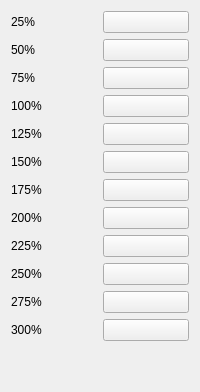
                 <widget class="QWidget" name="speedFactorTab">
                  <attribute name="title">
                   <string>Speed Factor</string>
                  </attribute>
                  <layout class="QVBoxLayout" name="verticalLayout_8">
                   <item>
                    <layout class="QHBoxLayout" name="horizontalLayout_105">
                     <item>
                      <widget class="QLabel" name="label_102">
                       <property name="text">
                        <string>25%</string>
                       </property>
                      </widget>
                     </item>
                     <item>
                      <widget class="KeybindButton" name="speedFactor25KeyButton">
                       <property name="text">
                        <string/>
                       </property>
                      </widget>
                     </item>
                    </layout>
                   </item>
                   <item>
                    <layout class="QHBoxLayout" name="horizontalLayout_106">
                     <item>
                      <widget class="QLabel" name="label_103">
                       <property name="text">
                        <string>50%</string>
                       </property>
                      </widget>
                     </item>
                     <item>
                      <widget class="KeybindButton" name="speedFactor50KeyButton">
                       <property name="text">
                        <string/>
                       </property>
                      </widget>
                     </item>
                    </layout>
                   </item>
                   <item>
                    <layout class="QHBoxLayout" name="horizontalLayout_107">
                     <item>
                      <widget class="QLabel" name="label_104">
                       <property name="text">
                        <string>75%</string>
                       </property>
                      </widget>
                     </item>
                     <item>
                      <widget class="KeybindButton" name="speedFactor75KeyButton">
                       <property name="text">
                        <string/>
                       </property>
                      </widget>
                     </item>
                    </layout>
                   </item>
                   <item>
                    <layout class="QHBoxLayout" name="horizontalLayout_108">
                     <item>
                      <widget class="QLabel" name="label_105">
                       <property name="text">
                        <string>100%</string>
                       </property>
                      </widget>
                     </item>
                     <item>
                      <widget class="KeybindButton" name="speedFactor100KeyButton">
                       <property name="text">
                        <string/>
                       </property>
                      </widget>
                     </item>
                    </layout>
                   </item>
                   <item>
                    <layout class="QHBoxLayout" name="horizontalLayout_109">
                     <item>
                      <widget class="QLabel" name="label_106">
                       <property name="text">
                        <string>125%</string>
                       </property>
                      </widget>
                     </item>
                     <item>
                      <widget class="KeybindButton" name="speedFactor125KeyButton">
                       <property name="text">
                        <string/>
                       </property>
                      </widget>
                     </item>
                    </layout>
                   </item>
                   <item>
                    <layout class="QHBoxLayout" name="horizontalLayout_110">
                     <item>
                      <widget class="QLabel" name="label_107">
                       <property name="text">
                        <string>150%</string>
                       </property>
                      </widget>
                     </item>
                     <item>
                      <widget class="KeybindButton" name="speedFactor150KeyButton">
                       <property name="text">
                        <string/>
                       </property>
                      </widget>
                     </item>
                    </layout>
                   </item>
                   <item>
                    <layout class="QHBoxLayout" name="horizontalLayout_111">
                     <item>
                      <widget class="QLabel" name="label_108">
                       <property name="text">
                        <string>175%</string>
                       </property>
                      </widget>
                     </item>
                     <item>
                      <widget class="KeybindButton" name="speedFactor175KeyButton">
                       <property name="text">
                        <string/>
                       </property>
                      </widget>
                     </item>
                    </layout>
                   </item>
                   <item>
                    <layout class="QHBoxLayout" name="horizontalLayout_112">
                     <item>
                      <widget class="QLabel" name="label_109">
                       <property name="text">
                        <string>200%</string>
                       </property>
                      </widget>
                     </item>
                     <item>
                      <widget class="KeybindButton" name="speedFactor200KeyButton">
                       <property name="text">
                        <string/>
                       </property>
                      </widget>
                     </item>
                    </layout>
                   </item>
                   <item>
                    <layout class="QHBoxLayout" name="horizontalLayout_113">
                     <item>
                      <widget class="QLabel" name="label_110">
                       <property name="text">
                        <string>225%</string>
                       </property>
                      </widget>
                     </item>
                     <item>
                      <widget class="KeybindButton" name="speedFactor225KeyButton">
                       <property name="text">
                        <string/>
                       </property>
                      </widget>
                     </item>
                    </layout>
                   </item>
                   <item>
                    <layout class="QHBoxLayout" name="horizontalLayout_114">
                     <item>
                      <widget class="QLabel" name="label_111">
                       <property name="text">
                        <string>250%</string>
                       </property>
                      </widget>
                     </item>
                     <item>
                      <widget class="KeybindButton" name="speedFactor250KeyButton">
                       <property name="text">
                        <string/>
                       </property>
                      </widget>
                     </item>
                    </layout>
                   </item>
                   <item>
                    <layout class="QHBoxLayout" name="horizontalLayout_115">
                     <item>
                      <widget class="QLabel" name="label_112">
                       <property name="text">
                        <string>275%</string>
                       </property>
                      </widget>
                     </item>
                     <item>
                      <widget class="KeybindButton" name="speedFactor275KeyButton">
                       <property name="text">
                        <string/>
                       </property>
                      </widget>
                     </item>
                    </layout>
                   </item>
                   <item>
                    <layout class="QHBoxLayout" name="horizontalLayout_116">
                     <item>
                      <widget class="QLabel" name="label_113">
                       <property name="text">
                        <string>300%</string>
                       </property>
                      </widget>
                     </item>
                     <item>
                      <widget class="KeybindButton" name="speedFactor300KeyButton">
                       <property name="text">
                        <string/>
                       </property>
                      </widget>
                     </item>
                    </layout>
                   </item>
                   <item>
                    <spacer name="verticalSpacer_9">
                     <property name="orientation">
                      <enum>Qt::Orientation::Vertical</enum>
                     </property>
                     <property name="sizeHint" stdset="0">
                      <size>
                       <width>20</width>
                       <height>40</height>
                      </size>
                     </property>
                    </spacer>
                   </item>
                  </layout>
                 </widget>
